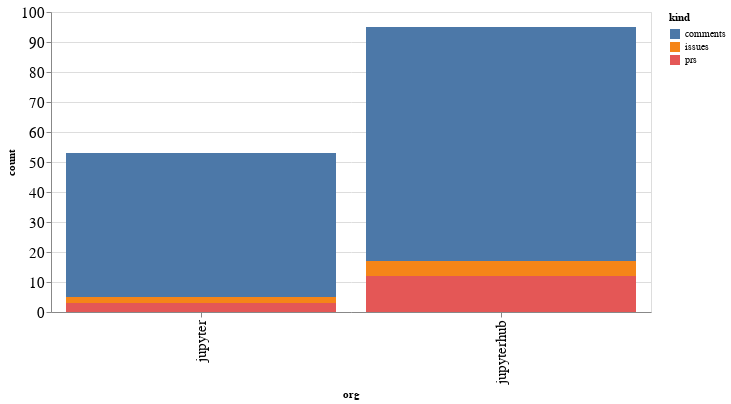

Notebook cell for this chart:
### Code cell
alt.Chart(org_summaries, width=600).mark_bar().encode(
    x='org',
    y='count',
    color='kind',
    tooltip="org"
)

### Figure 1 — Vega-Lite specification as saved in the notebook (floating-point values rounded to 4 significant figures)
{"config": {"axisLeft": {"labelFontSize": 15}, "axisBottom": {"labelFontSize": 15}}, "data": {"name": "data-d019530296dad0def60319418e92a8ef"}, "mark": "bar", "encoding": {"color": {"type": "nominal", "field": "kind"}, "tooltip": {"type": "nominal", "field": "org"}, "x": {"type": "nominal", "field": "org"}, "y": {"type": "quantitative", "field": "count"}}, "width": 600, "$schema": "https://vega.github.io/schema/vega-lite/v4.8.1.json", "datasets": {"data-d019530296dad0def60319418e92a8ef": [{"org": "jupyter", "kind": "comments", "count": 48}, {"org": "jupyter", "kind": "issues", "count": 2}, {"org": "jupyter", "kind": "prs", "count": 3}, {"org": "jupyterhub", "kind": "comments", "count": 78}, {"org": "jupyterhub", "kind": "issues", "count": 5}, {"org": "jupyterhub", "kind": "prs", "count": 12}]}}
